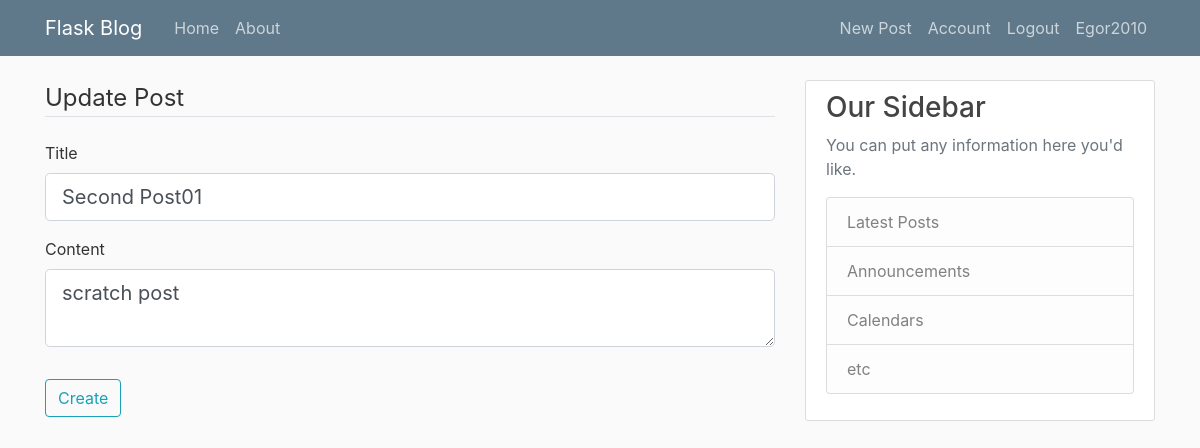
The app's page /post/2/update (signed in) with its own data.
### flaskblog/models.py (models this page shows, shortened)
class User(db.Model,UserMixin):
	id = db.Column(db.Integer(),primary_key = True)
	username = db.Column(db.String(20), unique = True, nullable = False)
	email = db.Column(db.String(120), unique = True, nullable = False)
	password = db.Column(db.String(60), nullable = False)
	image_file = db.Column(db.String(20), nullable = False, default='default.jpg')
	posts = db.relationship('Post', backref = 'autor', lazy = True)

class Post(db.Model):
	id = db.Column(db.Integer(),primary_key = True)
	title = db.Column(db.String(100), nullable= False)
	created = db.Column(db.DateTime, nullable = False, default = datetime.now())
	content = db.Column(db.Text, nullable = False)
	user_id = db.Column(db.Integer, db.ForeignKey('user.id'), nullable = False)

### flaskblog/posts/routes.py (the view)
@posts.route('/post/<int:post_id>/update', methods = ['GET','POST'])
@login_required
def update_post(post_id):
	post = Post.query.get_or_404(post_id)
	form = NewPostForm()
	if post.autor!=current_user:
		abort(403)
	if request.method=='POST':
		if form.validate_on_submit():
			post.title = form.title.data
			post.content = form.content.data
			db.session.commit()
			flash(f'Your post has been updated!', 'success')
			return redirect(url_for('posts.post', post_id = post.id))
	elif request.method=='GET':
		form.title.data = post.title
		form.content.data = post.content
	return render_template('update_post.html', title = post.title, form=form, legend = 'Update Post')

### flaskblog/posts/forms.py
class NewPostForm(FlaskForm):
	title = StringField('Title', validators = [DataRequired()])
	content = TextAreaField('Content', validators = [DataRequired()])
	submit = SubmitField('Create')

### flaskblog/models.py (called while the page is built)
@login_manager.user_loader
def load_user(user_id):
	return User.query.get(int(user_id))

### flaskblog/Templates/update_post.html (shortened to what this page needs)
{% extends "layout.html" %}
{% block content %}
	<form method="POST" action="">
	<fieldset class="form-group">
		<legend class="border-bottom mb-4">{{ legend }}</legend>
		<div class="form-group">
			{{ form.title.label(class="form-control-label") }}
				{% if form.title.errors %}
					{{ form.title(class="form-control form-control-lg is-invalid") }}
					<div class="invalid feedback">
						{% for error in form.title.errors %}
							<span>{{ error }}</span>
						{% endfor %}
					</div>
				{% else %}
					{{ form.title(class="form-control form-control-lg") }}
				{% endif %}
		</div>
		<div class="form-group">
			{{ form.content.label(class="form-control-label") }}
				{% if form.content.errors %}
					{{ form.content(class="form-control form-control-lg is-invalid") }}
					<div class="invalid feedback">
						{% for error in form.content.errors %}
							<span>{{ error }}</span>
						{% endfor %}
					</div>
				{% else %}
					{{ form.content(class="form-control form-control-lg") }}
				{% endif %}
		</div>
	</fieldset>
	<div class="form-group">
		{{ form.submit(class="btn btn-outline-info") }}
	</div>
{% endblock content %}

### flaskblog/Templates/layout.html (shortened to what this page needs)
<!DOCTYPE html>
<html>
<head>
    <link rel="stylesheet" href="https://maxcdn.bootstrapcdn.com/bootstrap/4.0.0/css/bootstrap.min.css">
    <link rel="stylesheet" type="text/css" href="{{ url_for('static', filename = 'main.css') }}">
</head>
<body>
    <header class="site-header">
      <nav class="navbar navbar-expand-md navbar-dark bg-steel fixed-top">
        <div class="container">
          <a class="navbar-brand mr-4" href="/">Flask Blog</a>
          <div class="collapse navbar-collapse" id="navbarToggle">
            <div class="navbar-nav mr-auto">
              <a class="nav-item nav-link" href="{{ url_for('main.index') }}">Home</a>
              <a class="nav-item nav-link" href="{{ url_for('main.about') }}">About</a>
            </div>
            <div class="navbar-nav">
	            {% if current_user.is_authenticated %}
	              <a class="nav-item nav-link" href="{{ url_for('posts.new_post') }}">New Post</a>
	              <a class="nav-item nav-link" href="{{ url_for('users.account') }}">Account</a>
	              <a class="nav-item nav-link" href="{{ url_for('users.logout') }}">Logout</a>
	              <a class="nav-item nav-link">{{ current_user.username }}</a>
	            {% else %}
	              <a class="nav-item nav-link" href="{{ url_for('users.login') }}">Login</a>
	              <a class="nav-item nav-link" href="{{ url_for('users.register') }}">Register</a>
	            {% endif %}
            </div>
          </div>
        </div>
      </nav>
    </header>
	<main role="main" class="container">
		<div class="row">
			<div class="col-md-8">
			  {% block content %}{% endblock %}
			</div>
			<div class="col-md-4">
			  <div class="content-section">
			    <h3>Our Sidebar</h3>
			    <p class='text-muted'>You can put any information here you'd like.
			      <ul class="list-group">
			        <li class="list-group-item list-group-item-light">Latest Posts</li>
			        <li class="list-group-item list-group-item-light">Announcements</li>
			        <li class="list-group-item list-group-item-light">Calendars</li>
			        <li class="list-group-item list-group-item-light">etc</li>
			      </ul>
			    </p>
			  </div>
			</div>
		</div>
	</main>
</body>
</html>

### records on screen
User: username "Egor2010"
Post: title "Second Post01", content "scratch post"

### other values on screen
{{ legend }} "Update Post"
